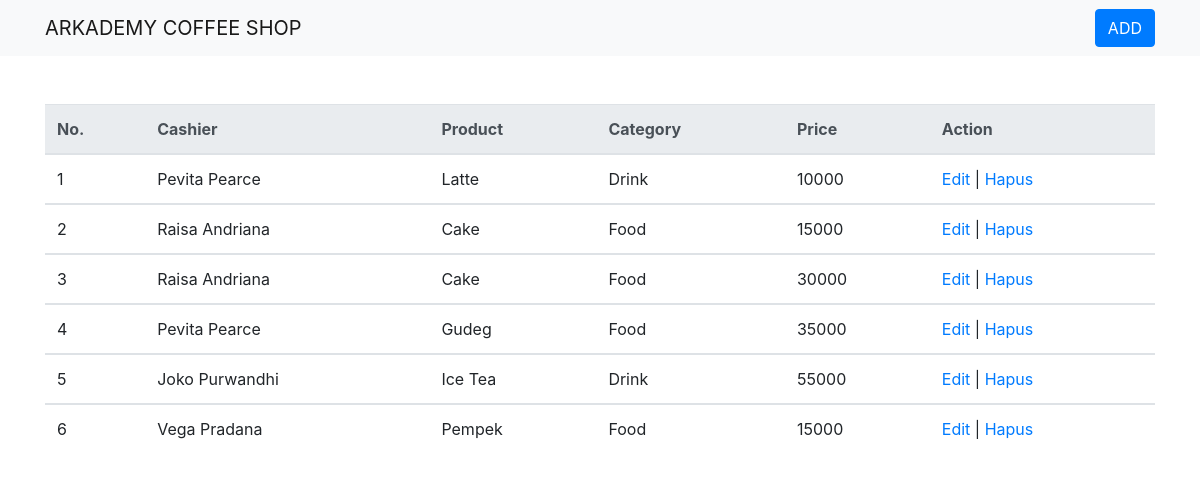
The page / on the database its author committed.
### tables this page shows
CREATE TABLE `tbl_transaksi` (
  `id_transaksi` int(11) NOT NULL,
  `nama_kasir` varchar(20) NOT NULL,
  `nama_produk` varchar(20) NOT NULL,
  `nama_kategori` varchar(10) NOT NULL,
  `price_produk` int(11) NOT NULL
);

### index.php (the view, shortened to what this page needs)
<?php require_once 'templates/header.php';
require_once('config/koneksidb.php');
$query = mysqli_query($connection,"SELECT * FROM tbl_transaksi ORDER BY id_transaksi asc");
?>
<div class="container mt-5">
	<table class="table">
	  <thead class="thead-light">
	    <tr>
			<th align="center">No.</th>
			<th align="center">Cashier</th>
			<th align="center">Product</th>
			<th align="center">Category</th>
			<th align="center">Price</th>
			<th align="center">Action</th>
		</tr>
	  </thead>
	  <?php if(mysqli_num_rows($query)>0){ ?>
	      <?php
	         $no = 1;
	         while($data = mysqli_fetch_array($query)){
	       ?>
	  <tbody>
	    <tr>
	      <td><?php echo $no ?></td>
	      <td><?php echo $data["nama_kasir"];?></td>
	      <td><?php echo $data["nama_produk"];?></td>
	      <td><?php echo $data["nama_kategori"];?></td>
	      <td><?php echo $data["price_produk"];?></td>
	      <td>
	    	<a  href="viewedit.php?id=<?php echo $data['id_transaksi'];?>">Edit</a>
	        |
	        <a href="proses/delete.php?id=<?php echo $data['id_transaksi'];?>">
	        Hapus
	      	</a>
	   		</td>
	    </tr>
	  </tbody>
	  <?php $no++; } ?>
    	<?php } ?>
	</table>
</div>
<?php
require_once 'templates/footer.php';
?>

### templates/header.php (shortened to what this page needs)
<!DOCTYPE html>
<html>
<head>
	<link rel="stylesheet" href="assets/css/bootstrap.css">
</head>
<body>
<nav class="navbar navbar-expand-lg navbar-light bg-light">
  <div class="container">
  <a class="navbar-brand" href="/">ARKADEMY COFFEE SHOP</a>
  <button type="button" class="btn btn-primary"  data-toggle="modal" data-target="#tambahdata">ADD</button>
 </div>
</nav>

### templates/footer.php (shortened to what this page needs)
</body>
</html>

### rows shown on the page
tbl_transaksi: nama_kasir "Pevita Pearce", nama_produk "Latte", nama_kategori "Drink", price_produk "10000"
tbl_transaksi: nama_kasir "Raisa Andriana", nama_produk "Cake", nama_kategori "Food", price_produk "15000"
tbl_transaksi: nama_kasir "Raisa Andriana", nama_produk "Cake", nama_kategori "Food", price_produk "30000"
tbl_transaksi: nama_kasir "Pevita Pearce", nama_produk "Gudeg", nama_kategori "Food", price_produk "35000"
tbl_transaksi: nama_kasir "Joko Purwandhi", nama_produk "Ice Tea", nama_kategori "Drink", price_produk "55000"
tbl_transaksi: nama_kasir "Vega Pradana", nama_produk "Pempek", nama_kategori "Food", price_produk "15000"
